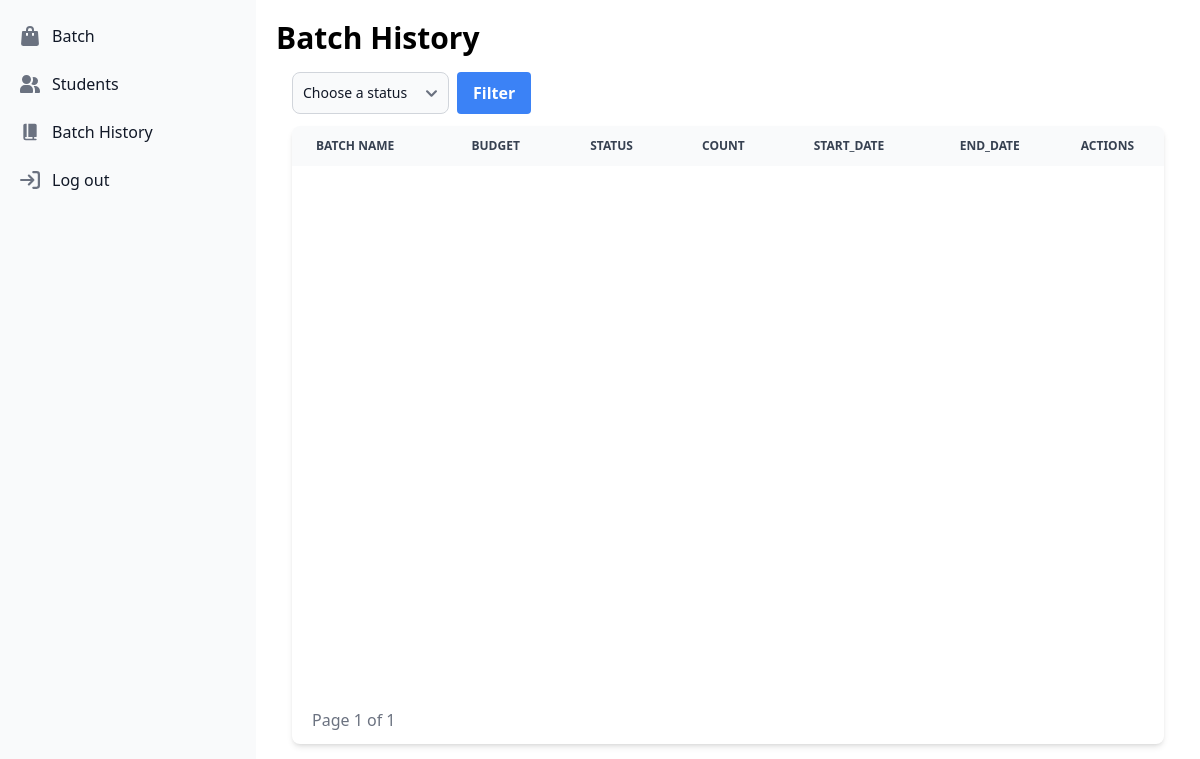
The page /batch/history/ (signed in) on the database as committed earlier.
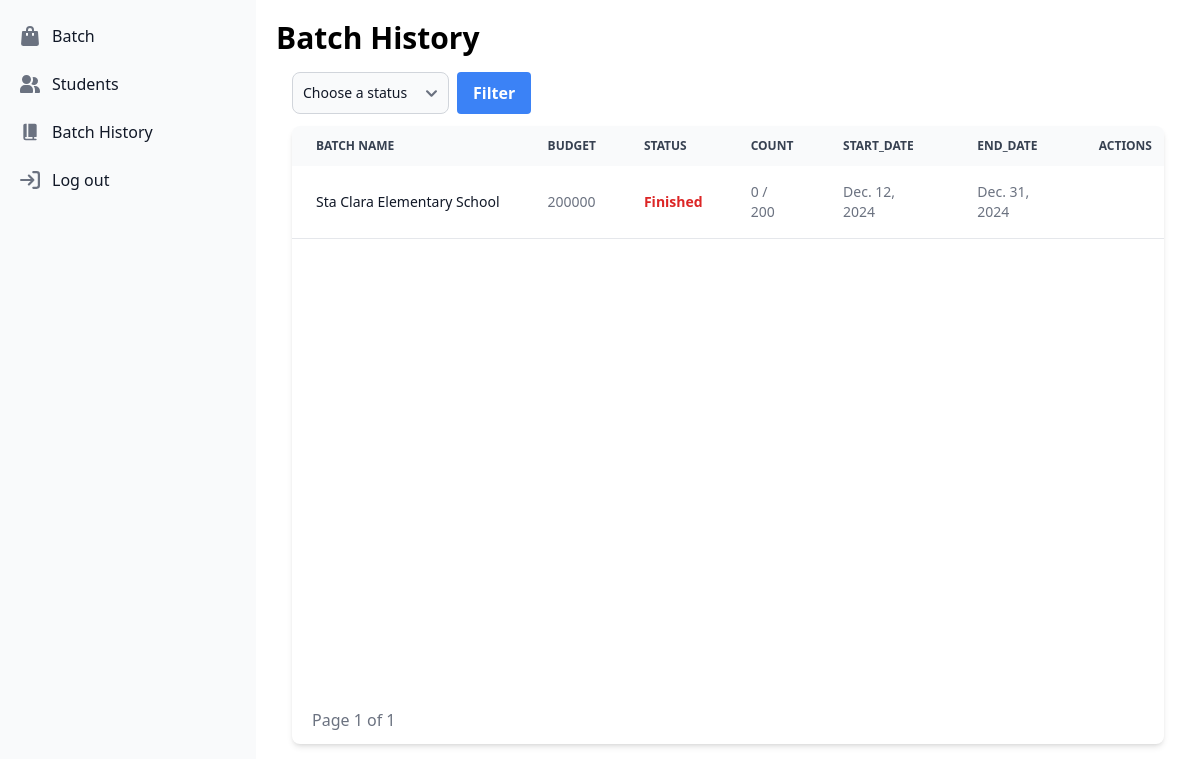
The same page on the database as committed later.
### EducationalAssistance/models.py (models this page shows, shortened)
class Batch(models.Model):
    batch_id = models.AutoField(primary_key=True)
    batch_name = models.CharField(max_length=255)
    start_date = models.DateField()
    end_date = models.DateField()
    status = models.CharField(max_length=255, choices=StatusChoices.choices, default=StatusChoices.Open)
    budget = models.IntegerField()
    limit = models.IntegerField()
    current_count = models.IntegerField(default=0)
    created_by = models.ForeignKey(User, on_delete=models.CASCADE, related_name="batches")

### Batch/views.py (the view)
# urls.py: path('history/', views.BatchHistory, name='BatchHistory'),
@login_required
def BatchHistory(request):
    user = request.user
    if request.method == 'POST':
        batches = Batch.objects.filter(status=request.POST['status'], created_by=user)
    else:
        batches = Batch.objects.filter(status__in=[StatusChoices.Finished, StatusChoices.Cancelled], created_by=user)
    page = request.GET.get('page', 1)
    paginator = Paginator(batches, 10)
    try:
        batches = paginator.page(page)
    except PageNotAnInteger:
        batches = paginator.page(1)
    except EmptyPage:
        batches = paginator.page(paginator.num_pages)
    return render(request, 'batch/batchHistory.html', {'batches': batches })

### templates/batch/batchHistory.html (shortened to what the changed rows need)
{% extends 'index.html' %}
{% block content %}
<div class="container p-5">
    <div class="flex w-full justify-start">
        <h1 class="font-bold text-xl md:text-3xl">
            Batch History
        </h1>
    </div>
    <div class="p-4">
        <div class="relative overflow-x-auto shadow-md sm:rounded-lg">
            <div class="min-h-[570px]">
                <table class="w-full text-sm text-left rtl:text-right text-gray-500 dark:text-gray-400">
                    <thead class="text-xs text-gray-700 uppercase bg-gray-50 dark:bg-gray-700 dark:text-gray-400">
                        <tr>
                            <th scope="col" class="px-6 py-3">
                                Batch name
                            </th>
                            <th scope="col" class="px-6 py-3">
                                budget
                            </th>
                            <th scope="col" class="px-6 py-3">
                                status
                            </th>
                            <th scope="col" class="px-6 py-3">
                                count
                            </th>
                            <th scope="col" class="px-6 py-3">
                                start_date
                            </th>
                            <th scope="col" class="px-6 py-3">
                                end_date
                            </th>
                            <th scope="col" class="px-3 py-3">
                                Actions
                            </th>
                        </tr>
                    </thead>
                    <tbody>
                        {% for batch in batches %}
                            <tr class="h-[52.5px] odd:bg-white odd:dark:bg-gray-900 even:bg-gray-50 even:dark:bg-gray-800 border-b dark:border-gray-700">
                                <th scope="row" class="px-6 py-4 font-medium text-gray-900 whitespace-nowrap dark:text-white">
                                    {{ batch.batch_name }}
                                </th>
                                <td class="px-6 py-4">
                                    {{ batch.budget }}
                                </td>
                                <td class="px-6 py-4 font-semibold {% if batch.status == 'Open' %} text-green-600 {% else %} text-red-600 {% endif %}">
                                    {{ batch.status }}
                                </td>
                                <td class="px-6 py-4">
                                    {{ batch.current_count }} / {{ batch.limit }}
                                </td>
                                <td class="px-6 py-4">
                                    {{ batch.start_date }}
                                </td>
                                <td class="px-6 py-4">
                                    {{ batch.end_date }}
                                </td>
                            </tr>
                        {% endfor %}
                    </tbody>
                </table>
            </div>
        </div>
    </div>
</div>
{% endblock %}

Rows that differ between the two databases and show on the page:
added Batch: batch_name "Sta Clara Elementary School", budget "200000", status "Finished", current_count "0", limit "200", start_date "Dec. 12, 2024", end_date "Dec. 31, 2024"
